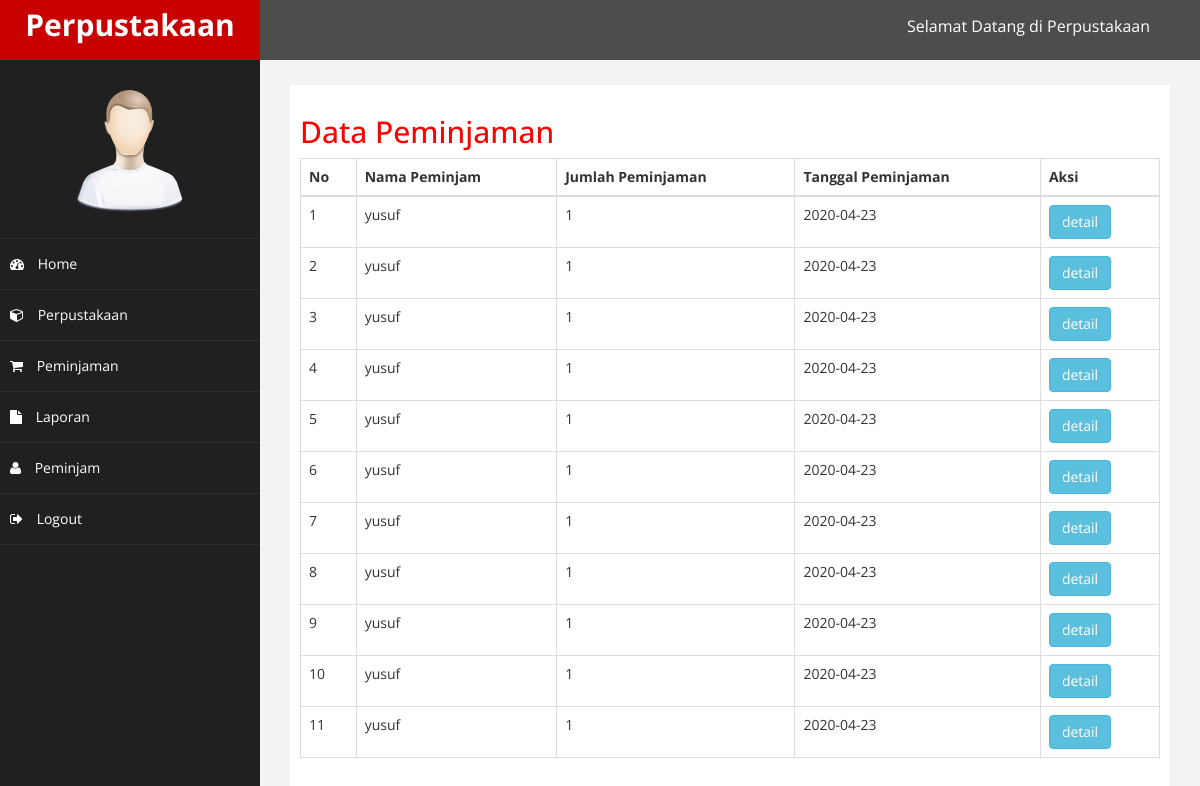
The page /perpustakaan/admin/index.php?halaman=peminjaman (signed in) on the database its author committed.
### tables this page shows
CREATE TABLE `proses` (
  `id_peminjaman` int(11) NOT NULL,
  `id_peminjam` int(11) NOT NULL,
  `id_waktu` int(11) NOT NULL,
  `id_buku` int(11) NOT NULL,
  `jumlah` float NOT NULL,
  `total_bayar` float NOT NULL,
  `tanggal_pinjam` date NOT NULL,
  `lama_pinjam` varchar(100) NOT NULL,
  `tarif` int(11) NOT NULL,
  `kode_peminjaman` varchar(50) NOT NULL
);

CREATE TABLE `peminjam` (
  `id_peminjam` int(11) NOT NULL,
  `nama_peminjam` varchar(40) NOT NULL,
  `alamat_peminjam` text DEFAULT NULL,
  `telepon_peminjam` varchar(14) NOT NULL,
  `username_peminjam` varchar(100) NOT NULL,
  `password_peminjam` varchar(250) NOT NULL
);

### perpustakaan/admin/peminjaman.php (the view)
<h2>Data Peminjaman</h2>
<table class="table table-bordered">
	<thead>
		<tr>
			<th>No</th>
			<th>Nama Peminjam</th>
			<th>Jumlah Peminjaman</th>
			<th>Tanggal Peminjaman</th>
			<th>Aksi</th>
		</tr>
	</thead>
	<tbody>
		<?php $nomor=1; ?>
		<?php $ambil=$koneksi->query("SELECT * FROM proses JOIN peminjam ON proses.id_peminjam=peminjam.id_peminjam"); ?>
		<?php while($pecah = $ambil->fetch_assoc()){ ?>
		<tr>
			<td><?php echo $nomor; ?></td>
			<td><?php echo $pecah['nama_peminjam']; ?></td>
			<td><?php echo $pecah['jumlah']; ?></td>
			<td><?php echo $pecah['tanggal_pinjam']; ?></td>
			<td>
				<a href="index.php?halaman=detail&id=<?php echo $pecah['id_peminjaman']; ?>" class="btn btn-info">detail</a>
			</td>
		</tr>
		<?php $nomor++; ?>
		<?php } ?>
	</tbody>
</table>

### perpustakaan/admin/assets/css/custom.css (style rules this page uses)
body { font-family: 'Open Sans', sans-serif; }
h2 { color: #f00; }

### rows shown on the page
proses: id_peminjam.nama_peminjam "yusuf", jumlah "1", tanggal_pinjam "2020-04-23"
proses: id_peminjam.nama_peminjam "yusuf", jumlah "1", tanggal_pinjam "2020-04-23"
proses: id_peminjam.nama_peminjam "yusuf", jumlah "1", tanggal_pinjam "2020-04-23"
proses: id_peminjam.nama_peminjam "yusuf", jumlah "1", tanggal_pinjam "2020-04-23"
proses: id_peminjam.nama_peminjam "yusuf", jumlah "1", tanggal_pinjam "2020-04-23"
proses: id_peminjam.nama_peminjam "yusuf", jumlah "1", tanggal_pinjam "2020-04-23"
proses: id_peminjam.nama_peminjam "yusuf", jumlah "1", tanggal_pinjam "2020-04-23"
proses: id_peminjam.nama_peminjam "yusuf", jumlah "1", tanggal_pinjam "2020-04-23"
proses: id_peminjam.nama_peminjam "yusuf", jumlah "1", tanggal_pinjam "2020-04-23"
proses: id_peminjam.nama_peminjam "yusuf", jumlah "1", tanggal_pinjam "2020-04-23"
proses: id_peminjam.nama_peminjam "yusuf", jumlah "1", tanggal_pinjam "2020-04-23"
